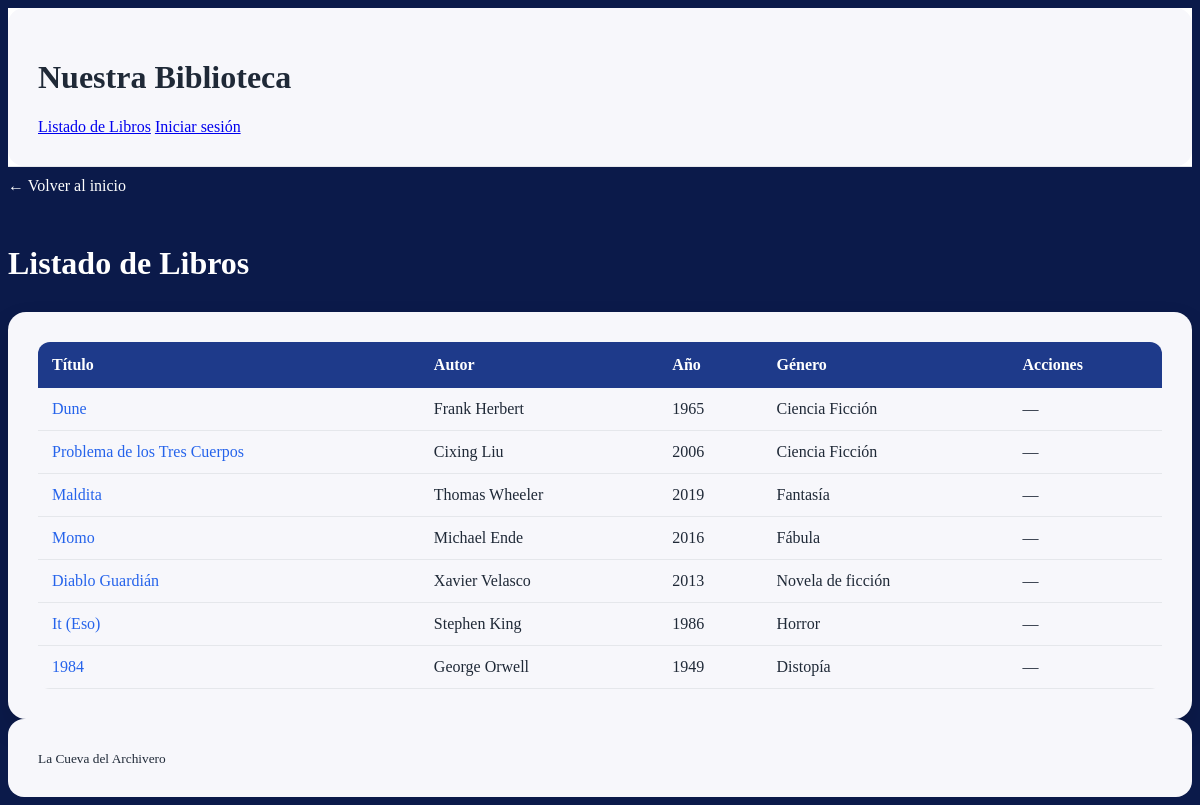
The app's page /libros/ with its own data.
### libros/models.py (models this page shows, shortened)
class Libro(models.Model):
    titulo = models.CharField(max_length=200)
    autor = models.CharField(max_length=200)
    anio = models.IntegerField("Año")
    genero = models.CharField(max_length=200)

### libros/views.py (the view)
# urls.py: path('', views.lista_libros, name='lista_libros'),
def lista_libros(request):
    libros = Libro.objects.all()
    return render(request, "libros/lista_libros.html", {
        "libros": libros,
        "mostrar_nav": True,
        'mostrar_header': False
    })

### libros/templates/libros/lista_libros.html (shortened to what this page needs)
{% extends 'libros/base.html' %}
{% block content %}
<a href="{% url 'home' %}" class="btn-back">
    ← Volver al inicio
</a>
<h2 class="page-title">Listado de Libros</h2>
{% if libros %}
<div class="table-container">
<table class="table">
    <thead>
        <tr>
            <th>Título</th>
            <th>Autor</th>
            <th>Año</th>
            <th>Género</th>
            <th>Acciones</th>
        </tr>
    </thead>
    <tbody>
        {% for libro in libros %}
        <tr>
            <td>
                <a href="{% url 'libros:detalle' libro.pk %}">
                    {{ libro.titulo }}
                </a>
            </td>
            <td>{{ libro.autor }}</td>
            <td>{{ libro.anio }}</td>
            <td>{{ libro.genero }}</td>
            <td>
                 <div class="actions">
                    {% if user.is_authenticated %}
                        <a class="btn-edit" href="{% url 'libros:editar' libro.pk %}">Editar</a>
                        <a class="btn-delete" href="{% url 'libros:eliminar' libro.pk %}">Borrar</a>
                    {% else %}
                        —
                    {% endif %}
                </div>
            </td>
        </tr>
        {% endfor %}
    </tbody>
</table>
</div>
{% else %}
<p>No hay libros registrados.</p>
{% endif %}
{% endblock %}

### libros/templates/libros/base.html (shortened to what this page needs)
{% load static %}
<!DOCTYPE html>
<html lang="en">
<head>
    <link rel="stylesheet" href="{% static 'libros/styles.css' %}">
</head>
<body>
    {% if mostrar_nav %}
    <header class="header">
        <div class="container">
            <h1>Nuestra Biblioteca</h1>
            <nav>
                <a href="{% url 'libros:lista_libros' %}">Listado de Libros</a>
            {% if user.is_authenticated %}
                <a href="{% url 'libros:crear' %}">Agregar nuevo Libro</a>
                <form method="post" action="{% url 'logout' %}" style="display:inline;">
                    {% csrf_token %}
                    <button type="submit" class="btn btn-secondary">Salir</button>
                </form>
            {% else %}
                <a class="btn" href="{% url 'login' %}">Iniciar sesión</a>
            {% endif %}
            </nav>
        </div>
    </header>
    {% endif %}
    <main>
        {% block content %} {% endblock %}
    </main>
    <footer class="footer">
        <div class="container">
            <small>La Cueva del Archivero</small>
        </div>
    </footer>
</body>
</html>

### libros/static/libros/styles.css (style rules this page uses)
:root { --bg: #0b1a4a; --bg-light: #f7f7fb; --text: #1f2937; --text-light: #ffffff; --primary: #2563eb; --primary-dark: #1e3a8a; --secondary: #6b7280; --danger: #dc2626; --border: #e5e7eb; }
body { background-color: var(--bg); color: var(--text); }
header { background-color: var(--header-bg); color: white; }
.container { background: var(--bg-light); border-radius: 16px; padding: 30px; }
.table-container { background: var(--bg-light); padding: 30px; border-radius: 18px; box-shadow: 0 12px 25px rgba(0,0,0,0.15); margin-top: 30px; }
table { width: 100%; border-collapse: collapse; background: var(--bg-light); color: var(--text); border-radius: 12px; overflow: hidden; }
thead { background: var(--primary-dark); color: white; }
thead th { padding: 14px; text-align: left; font-weight: 600; }
tbody td { padding: 12px 14px; border-bottom: 1px solid var(--border); }
table a { color: var(--primary); font-weight: 500; text-decoration: none; }
.actions { display: flex; gap: 10px; }
.page-title { color: #ffffff; font-size: 32px; margin: 30px 0 20px; }
.btn-back { display: inline-block; margin: 10px 0 20px; color: #ffffff; text-decoration: none; font-weight: 500; }
.header { background: #ffffff; border-bottom: 1px solid var(--border); }
.header h1 { color: #1f2937; }

### records on screen
Libro: titulo "Dune", autor "Frank Herbert", anio "1965", genero "Ciencia Ficción"
Libro: titulo "Problema de los Tres Cuerpos", autor "Cixing Liu", anio "2006", genero "Ciencia Ficción"
Libro: titulo "Maldita", autor "Thomas Wheeler", anio "2019", genero "Fantasía"
Libro: titulo "Momo", autor "Michael Ende", anio "2016", genero "Fábula"
Libro: titulo "Diablo Guardián", autor "Xavier Velasco", anio "2013", genero "Novela de ficción"
Libro: titulo "It (Eso)", autor "Stephen King", anio "1986", genero "Horror"
Libro: titulo "1984", autor "George Orwell", anio "1949", genero "Distopía"
